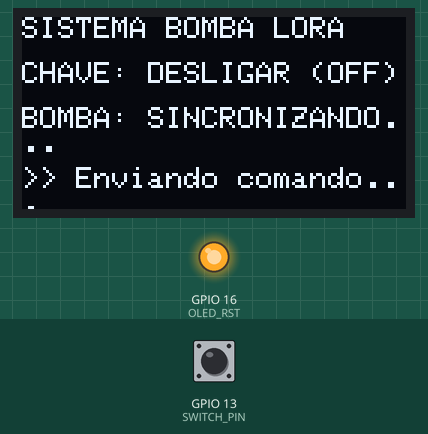
This sketch was run on a simulated ESP32. Parts: 128×64 one-colour display, output pins drawn as LEDs (lit = HIGH). The test bench sets the inputs (shaded band); at power-on: GPIO 13 (SWITCH_PIN) HIGH. No radio packets arrive unless stated.

Above: at 3.7 s.
3.8 s: GPIO 13 (SWITCH_PIN) pulled LOW for 1 s
At 4.9 s:
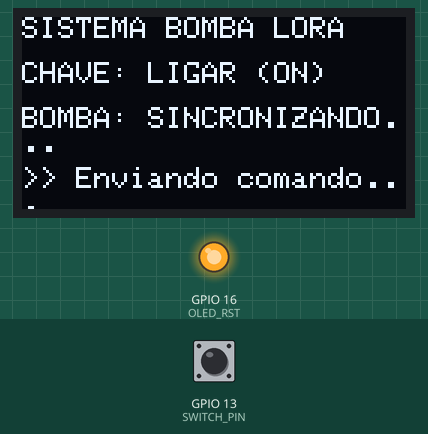
7.8 s: GPIO 13 (SWITCH_PIN) pulled LOW for 3.2 s
At 9.9 s:
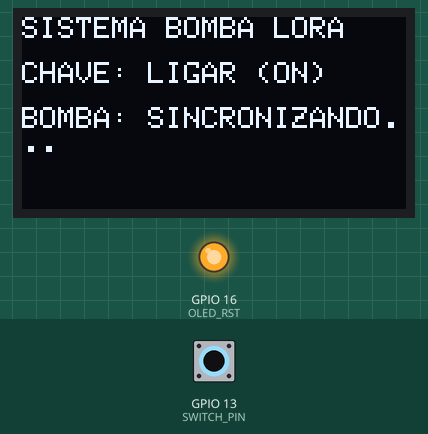
12.5 s: GPIO 13 (SWITCH_PIN) pulled LOW for 0.15 s
At 13.0 s:
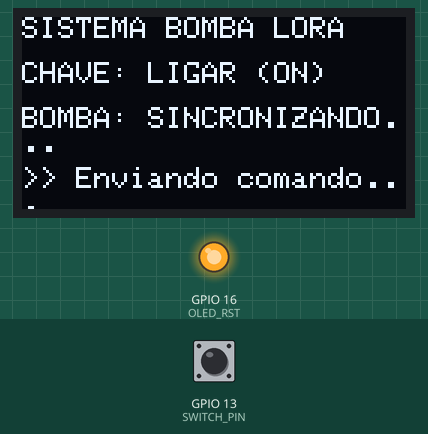
Timing chart, 0 to 15.5 s (numbered marks = the images above; inputs shaded):
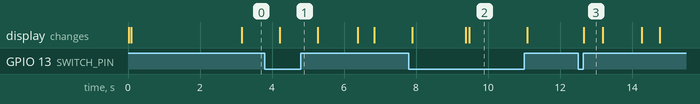

The sketch:

TX.ino
```cpp
/*
  Controle de Bomba d'Água via LoRa - LÓGICA PERSISTENTE
  Garante que o estado da bomba coincida com a chave física.
*/

#include <SPI.h>
#include <LoRa.h>
#include <Wire.h>
#include <Adafruit_GFX.h>
#include <Adafruit_SSD1306.h>
#include <esp_task_wdt.h>

/* ================== CONFIGURAÇÕES ================== */
#define WDT_TIMEOUT    10
#define SWITCH_PIN     13
#define LORA_BAND      915E6
#define ACK_TIMEOUT    1500  // Tempo esperando resposta
#define RETRY_INTERVAL 3000  // Tempo entre tentativas após falha

/* OLED PINS (Heltec V2) */
#define OLED_SDA 4
#define OLED_SCL 15
#define OLED_RST 16
Adafruit_SSD1306 display(128, 64, &Wire, OLED_RST);

/* LoRa PINS (Heltec V2) */
#define LORA_SS    18
#define LORA_RST   14
#define LORA_DIO0  26

/* PROTOCOLO */
#define STX 0xAA
#define ETX 0x55
enum Cmd : uint8_t { CMD_ON = 0x01, CMD_OFF = 0x02, ACK_ON = 0x81, ACK_OFF = 0x82 };

typedef struct __attribute__((packed)) {
  uint8_t stx;
  uint8_t cmd;
  uint8_t seq;
  uint8_t etx;
} LoraPacket;

/* ESTADO DO SISTEMA */
bool desiredState = HIGH; // HIGH = OFF (Pullup), LOW = ON
bool actualStateConfirmed = false;
uint8_t globalSeq = 0;
unsigned long lastTxTime = 0;
bool waitingAck = false;

/* ================== FUNÇÕES AUXILIARES ================== */

void updateDisplay(const char* status, bool error = false) {
  display.clearDisplay();
  display.setCursor(0, 0);
  display.setTextSize(1);
  display.println("SISTEMA BOMBA LORA");

  display.setCursor(0, 15);
  display.print("CHAVE: ");
  display.println(desiredState == LOW ? "LIGAR (ON)" : "DESLIGAR (OFF)");

  display.setCursor(0, 30);
  display.print("BOMBA: ");
  if (actualStateConfirmed) {
    display.setTextColor(SSD1306_WHITE);
    display.println(desiredState == LOW ? "LIGADA [OK]" : "DESLIGADA [OK]");
  } else {
    display.println("SINCRONIZANDO...");
  }

  display.setCursor(0, 50);
  display.setTextSize(1);
  if (error) display.print("(!) ERRO DE SINAL");
  else if (waitingAck) display.print(">> Enviando comando...");

  display.display();
}

void sendCommand() {
  uint8_t cmd = (desiredState == LOW) ? CMD_ON : CMD_OFF;
  LoraPacket pkt = { STX, cmd, globalSeq, ETX };

  LoRa.beginPacket();
  LoRa.write((uint8_t*)&pkt, sizeof(pkt));
  LoRa.endPacket();

  lastTxTime = millis();
  waitingAck = true;
}

/* ================== SETUP ================== */

void setup() {
  Serial.begin(115200);
  pinMode(SWITCH_PIN, INPUT);

  // Inicializa OLED
  pinMode(OLED_RST, OUTPUT);
  digitalWrite(OLED_RST, LOW); delay(20); digitalWrite(OLED_RST, HIGH);
  Wire.begin(OLED_SDA, OLED_SCL);
  if(!display.begin(SSD1306_SWITCHCAPVCC, 0x3C)) while(1);
  display.setTextColor(SSD1306_WHITE);

  // Inicializa LoRa
  SPI.begin(5, 19, 27, 18);
  LoRa.setPins(LORA_SS, LORA_RST, LORA_DIO0);
  if (!LoRa.begin(LORA_BAND)) {
    updateDisplay("ERRO LORA");
    while(1);
  }
  LoRa.setSpreadingFactor(10); // Máxima robustez
  LoRa.enableCrc();

  esp_task_wdt_init(WDT_TIMEOUT, true);
  esp_task_wdt_add(NULL);

  desiredState = digitalRead(SWITCH_PIN);
  updateDisplay("INICIANDO...");
}

/* ================== LOOP ================== */

void loop() {
  esp_task_wdt_reset();

  bool currentSwitch = digitalRead(SWITCH_PIN);

  // Se a chave mudou, resetamos a confirmação e forçamos novo envio
  if (currentSwitch != desiredState) {
    desiredState = currentSwitch;
    actualStateConfirmed = false;
    globalSeq++; // Novo ID de transação
    sendCommand();
  }

  // Se não está confirmado, tenta enviar periodicamente
  if (!actualStateConfirmed) {
    if (!waitingAck) {
      if (millis() - lastTxTime > RETRY_INTERVAL) {
        sendCommand();
      }
    } else {
      // Esperando ACK
      if (LoRa.parsePacket()) {
        LoraPacket ackPkt;
        if (LoRa.available() >= sizeof(ackPkt)) {
          LoRa.readBytes((uint8_t*)&ackPkt, sizeof(ackPkt));

          // Valida se o ACK corresponde ao comando atual
          bool matchOn = (desiredState == LOW && ackPkt.cmd == ACK_ON);
          bool matchOff = (desiredState == HIGH && ackPkt.cmd == ACK_OFF);

          if (ackPkt.stx == STX && ackPkt.etx == ETX && ackPkt.seq == globalSeq && (matchOn || matchOff)) {
            actualStateConfirmed = true;
            waitingAck = false;
            updateDisplay("CONFIRMADO");
          }
        }
      } else if (millis() - lastTxTime > ACK_TIMEOUT) {
        waitingAck = false; // Timeout, tentará novamente no próximo RETRY_INTERVAL
        updateDisplay("FALHA ACK", true);
      }
    }
  }

  // Atualização periódica do display (opcional, para manter feedback)
  static unsigned long lastDisplayUpdate = 0;
  if (millis() - lastDisplayUpdate > 500) {
    updateDisplay(actualStateConfirmed ? "OK" : "SYNCING");
    lastDisplayUpdate = millis();
  }
}
```

Measured:
- after the input at 3.8 s, the display: changes after 0.41 s (image 1)
- after the input at 7.8 s, the display: first changes after 0.10 s (image 2 shows a later state)
- after the input at 12.5 s, the display: changes after 0.17 s (image 3)
- what the display in image 3 shows lasts 0.5 s, from 12.7 s to 13.2 s
